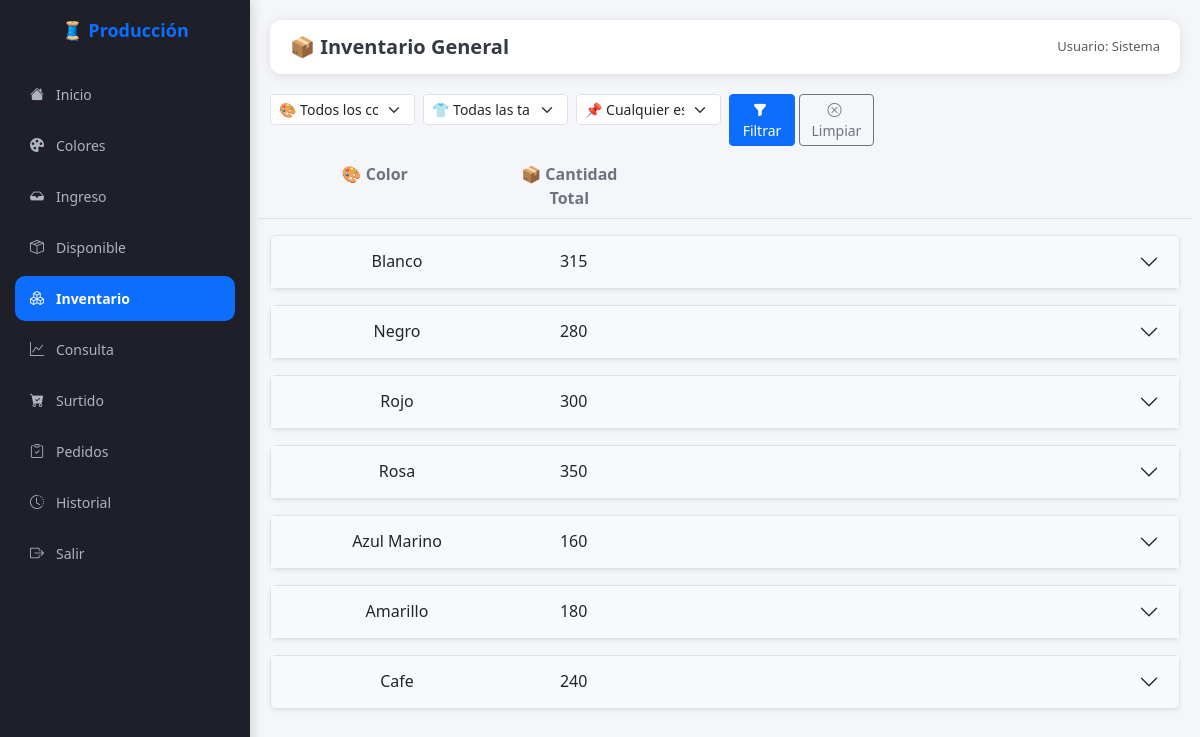
/inventario_general, run on the app's committed database.
### modelos.py (models this page shows, shortened)
class Color(db.Model):
    __tablename__ = "color"
    id = db.Column(db.Integer, primary_key=True)
    nombre = db.Column(db.String(50), unique=True, nullable=False)
    cortes = db.relationship("Corte", back_populates="color")  # 🔥 aquí
    inventarios = db.relationship("Inventario", back_populates="color")  # 🆕 aquí

### app.py (the view)
@app.route("/inventario_general", methods=["GET"])
def inventario_general():
    color_id = request.args.get("color_id")
    talla_id = request.args.get("talla_id")
    estado_id = request.args.get("estado")
    colores = Color.query.all()
    tallas = Talla.query.all()
    estados = Status.query.filter(Status.fase == "Inventario").order_by(Status.id).all()
    inventarios = db.session.query(Inventario).join(Color).join(Talla).join(Status)
    inventarios = inventarios.order_by(Talla.id.asc())
    inventarios = inventarios.filter(Inventario.cantidad > 0)
    if color_id and color_id != "":
        inventarios = inventarios.filter(Inventario.color_id == color_id)
    if talla_id and talla_id != "":
        inventarios = inventarios.filter(Inventario.talla_id == talla_id)
    if estado_id and estado_id != "":
        inventarios = inventarios.filter(Inventario.status_id == estado_id)
    inventarios = inventarios.all()
    colores_con_inventario = {inv.color_id for inv in inventarios}
    colores = [c for c in colores if c.id in colores_con_inventario]
    return render_template(
        "inventario_general.html",
        colores=colores,
        tallas=tallas,
        estados=estados,
        inventarios=inventarios,
        color_seleccionado=color_id,
        talla_seleccionada=talla_id,
        estado_seleccionado=estado_id,
    )

### templates/inventario_general.html (shortened to what this page needs)
{% extends "base.html" %}
{% block header %}📦 Inventario General{% endblock %}
{% block content %}
<form class="row g-2 mb-3" method="GET" action="{{ url_for('inventario_general') }}">
  <div class="col-6 col-md-2">
    <select name="color_id" class="form-select form-select-sm">
      <option value="">🎨 Todos los colores</option>
    </select>
  </div>
  <div class="col-6 col-md-2">
    <select name="talla_id" class="form-select form-select-sm">
      <option value="">👕 Todas las tallas</option>
    </select>
  </div>
  <div class="col-6 col-md-2">
    <select name="estado" class="form-select form-select-sm">
      <option value="">📌 Cualquier estado</option>
    </select>
  </div>
  <div class="col-6 col-md-2 d-flex gap-1">
    <button class="btn btn-primary btn-sm flex-fill" type="submit">
      <i class="bi bi-funnel-fill me-1"></i> Filtrar
    </button>
    <a href="{{ url_for('inventario_general') }}" class="btn btn-outline-secondary btn-sm flex-fill">
      <i class="bi bi-x-circle me-1"></i> Limpiar
    </a>
  </div>
</form>
<div class="row fw-semibold text-center mb-3 border-bottom pb-2 text-secondary">
  <div class="col-3">🎨 Color</div>
  <div class="col-2">📦 Cantidad Total</div>
</div>
<div class="accordion" id="accordionColores">
  {% for color in colores %}
    {% set inventarios_color = inventarios | selectattr('color_id', 'equalto', color.id) | list %}
    <div class="accordion-item mb-3 border rounded shadow-sm">
      <h2 class="accordion-header" id="heading{{ color.id }}">
        <button class="accordion-button collapsed bg-light" type="button"
                data-bs-toggle="collapse" data-bs-target="#collapse{{ color.id }}"
                aria-expanded="false" aria-controls="collapse{{ color.id }}">
          <div class="row text-center w-100 m-0">
            <div class="col-3">{{ color.nombre }}</div>
            <div class="col-2">{{ inventarios_color | map(attribute='cantidad') | sum }}</div>
          </div>
        </button>
      </h2>
    </div>
  {% endfor %}
</div>
{% endblock %}

### templates/base.html (style rules this page uses)
* { margin: 0; padding: 0; box-sizing: border-box; }
html, body { height: 100%; width: 100%; }
body { font-family: 'Segoe UI', Tahoma, Geneva, Verdana, sans-serif; background: #f5f6fa; display: flex; flex-direction: column; padding-bottom: 80px; }

### data on the page
Color: nombre "Blanco", inventarios_color "315"
Color: nombre "Negro", inventarios_color "280"
Color: nombre "Rojo", inventarios_color "300"
Color: nombre "Rosa", inventarios_color "350"
Color: nombre "Azul Marino", inventarios_color "160"
Color: nombre "Amarillo", inventarios_color "180"
Color: nombre "Cafe", inventarios_color "240"
